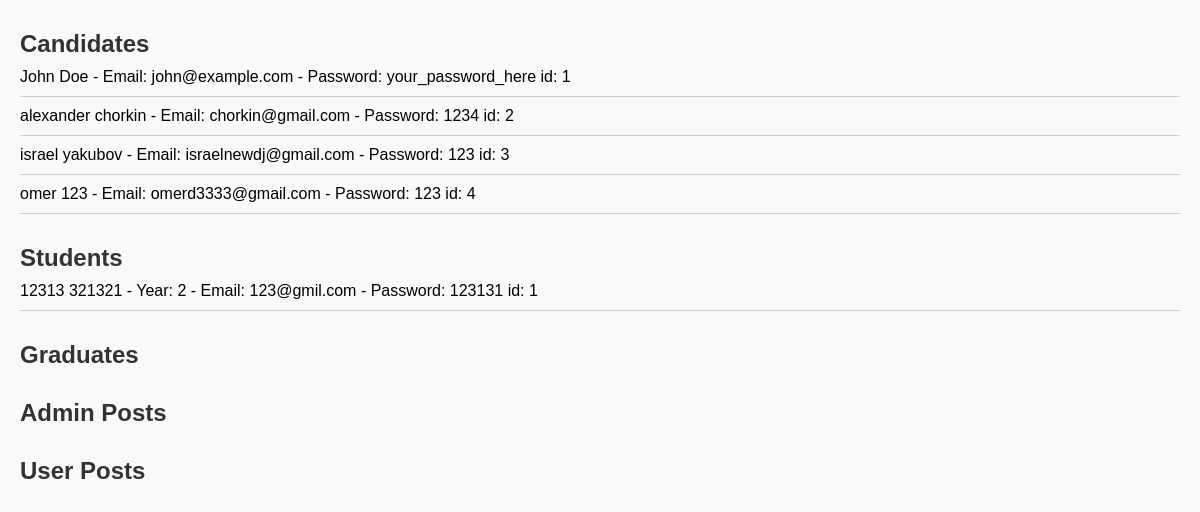
Page /data/ on the earlier database version.
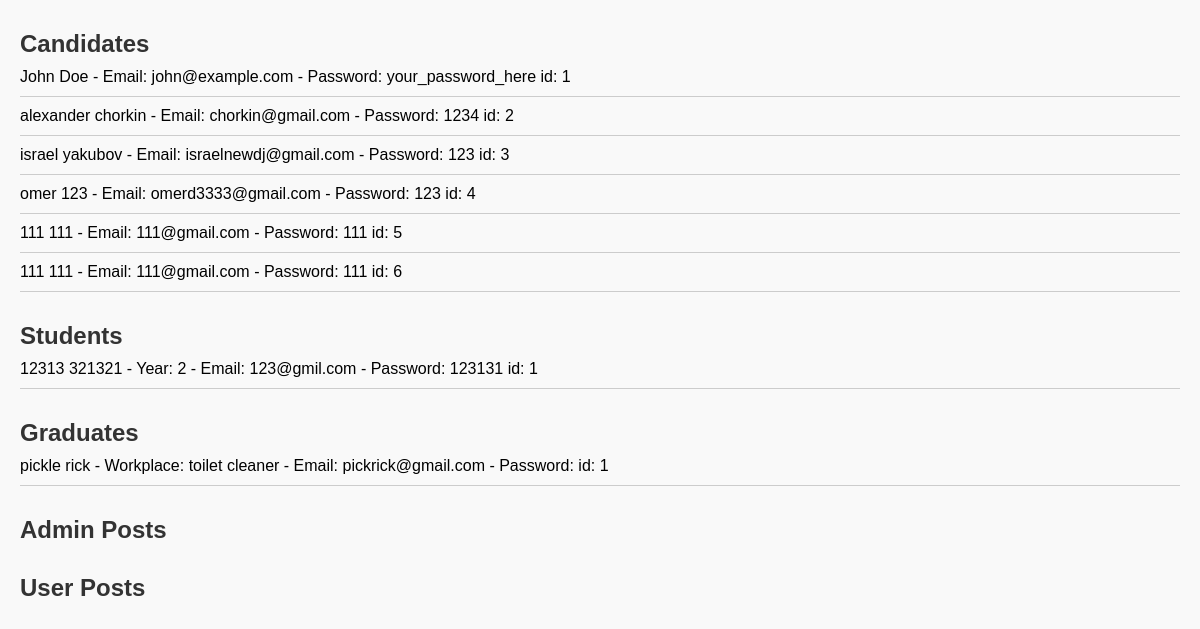
Same page on the later database version.
### S4S/models.py (models this page shows)
class Candidate(models.Model):
    first_name = models.CharField(max_length=100)
    last_name = models.CharField(max_length=100)
    email = models.EmailField(max_length=254)
    password = models.CharField(max_length=100)

class Student(models.Model):
    first_name = models.CharField(max_length=100)
    last_name = models.CharField(max_length=100)
    select_year = models.IntegerField()
    email = models.EmailField(max_length=254)
    password = models.CharField(max_length=100)

class Graduate(models.Model):
    first_name = models.CharField(max_length=100)
    last_name = models.CharField(max_length=100)
    work_place = models.CharField(max_length=20)
    email = models.EmailField(max_length=254)
    password = models.CharField(max_length=100)

### S4S/DataVisuals.py (the view)
# urls.py: path('data/', DataVisuals.display_data, name='data'),
def display_data(request):
    candidates = Candidate.objects.all()
    students = Student.objects.all()
    graduates = Graduate.objects.all()
    posts = Post.objects.all()
    posts2 = Post2.objects.all()
    return render(request, 'display_data.html', {'candidates': candidates, 'students': students,
                                                 'graduates': graduates, 'posts': posts, 'posts2': posts2} )

### templates/display_data.html (shortened to what this page needs)
<!DOCTYPE html>
<html lang="en">
<head>
</head>
<body>
    <h1>Candidates</h1>
    <ul>
        {% for candidate in candidates %}
        <li>{{ candidate.first_name }} {{ candidate.last_name }} - Email: {{ candidate.email }} - Password: {{ candidate.password }} id: {{ candidate.id }}</li>
        {% endfor %}
    </ul>
    <h1>Students</h1>
    <ul>
        {% for student in students %}
        <li>{{ student.first_name }} {{ student.last_name }} - Year: {{ student.select_year }} - Email: {{ student.email }}
            - Password: {{ student.password }} id: {{ student.id }}</li>
        {% endfor %}
    </ul>
    <h1>Graduates</h1>
    <ul>
        {% for graduate in graduates %}
        <li>{{ graduate.first_name }} {{ graduate.last_name }} - Workplace: {{ graduate.work_place }}
            - Email: {{ graduate.email }} - Password: {{ student.password }} id: {{ graduate.id }}</li>
        {% endfor %}
    </ul>
    <h1>Admin Posts</h1>
    <h1>User Posts</h1>
</body>
</html>

Differences in the rows shown:
added Candidate: first_name "111", last_name "111", email "111@gmail.com", password "111", id "5"
added Candidate: first_name "111", last_name "111", email "111@gmail.com", password "111", id "6"
added Graduate: first_name "pickle", last_name "rick", work_place "toilet cleaner", email "pickrick@gmail.com", id "1"
